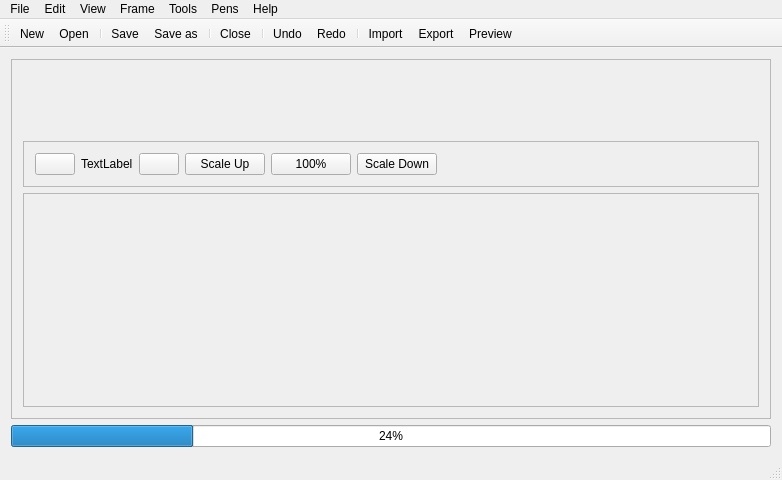
<?xml version="1.0" encoding="UTF-8"?>
<ui version="4.0">
 <class>MainWindow</class>
 <widget class="QMainWindow" name="MainWindow">
  <property name="geometry">
   <rect>
    <x>0</x>
    <y>0</y>
    <width>782</width>
    <height>480</height>
   </rect>
  </property>
  <property name="windowTitle">
   <string>Sprite editor (Nick Pershyn)</string>
  </property>
  <widget class="QWidget" name="centralWidget">
   <layout class="QVBoxLayout" name="verticalLayout">
    <item>
     <widget class="QFrame" name="mainFrame">
      <property name="frameShape">
       <enum>QFrame::StyledPanel</enum>
      </property>
      <property name="frameShadow">
       <enum>QFrame::Raised</enum>
      </property>
      <layout class="QVBoxLayout" name="verticalLayout_3">
       <item>
        <layout class="QVBoxLayout" name="verticalLayout_2">
         <item>
          <widget class="QLabel" name="viewPort">
           <property name="sizePolicy">
            <sizepolicy hsizetype="Fixed" vsizetype="Fixed">
             <horstretch>1</horstretch>
             <verstretch>1</verstretch>
            </sizepolicy>
           </property>
           <property name="minimumSize">
            <size>
             <width>0</width>
             <height>64</height>
            </size>
           </property>
           <property name="layoutDirection">
            <enum>Qt::LeftToRight</enum>
           </property>
           <property name="autoFillBackground">
            <bool>false</bool>
           </property>
           <property name="text">
            <string notr="true"/>
           </property>
           <property name="alignment">
            <set>Qt::AlignCenter</set>
           </property>
           <property name="textInteractionFlags">
            <set>Qt::NoTextInteraction</set>
           </property>
          </widget>
         </item>
         <item>
          <widget class="QFrame" name="projectArea">
           <property name="minimumSize">
            <size>
             <width>0</width>
             <height>32</height>
            </size>
           </property>
           <property name="frameShape">
            <enum>QFrame::StyledPanel</enum>
           </property>
           <property name="frameShadow">
            <enum>QFrame::Plain</enum>
           </property>
           <layout class="QHBoxLayout" name="horizontalLayout">
            <item>
             <widget class="QPushButton" name="prevFrameButton">
              <property name="text">
               <string/>
              </property>
              <property name="icon">
               <iconset resource="icons.qrc">
                <normaloff>:/icons/icons/go-previous.png</normaloff>:/icons/icons/go-previous.png</iconset>
              </property>
             </widget>
            </item>
            <item>
             <widget class="QLabel" name="frameNumberLabel">
              <property name="text">
               <string>TextLabel</string>
              </property>
             </widget>
            </item>
            <item>
             <widget class="QPushButton" name="nextFrameButton">
              <property name="text">
               <string/>
              </property>
              <property name="icon">
               <iconset resource="icons.qrc">
                <normaloff>:/icons/icons/go-next.png</normaloff>:/icons/icons/go-next.png</iconset>
              </property>
             </widget>
            </item>
            <item>
             <widget class="QPushButton" name="scaleUpButton">
              <property name="text">
               <string>Scale Up</string>
              </property>
             </widget>
            </item>
            <item>
             <widget class="QPushButton" name="originalSizeButton">
              <property name="text">
               <string>100%</string>
              </property>
             </widget>
            </item>
            <item>
             <widget class="QPushButton" name="scaleDownButton">
              <property name="text">
               <string>Scale Down</string>
              </property>
             </widget>
            </item>
            <item>
             <spacer name="horizontalSpacer">
              <property name="orientation">
               <enum>Qt::Horizontal</enum>
              </property>
              <property name="sizeHint" stdset="0">
               <size>
                <width>40</width>
                <height>20</height>
               </size>
              </property>
             </spacer>
            </item>
           </layout>
          </widget>
         </item>
         <item>
          <widget class="QScrollArea" name="scrollArea">
           <property name="widgetResizable">
            <bool>true</bool>
           </property>
           <widget class="QWidget" name="scrollAreaWidgetContents">
            <property name="geometry">
             <rect>
              <x>0</x>
              <y>0</y>
              <width>744</width>
              <height>228</height>
             </rect>
            </property>
           </widget>
          </widget>
         </item>
        </layout>
       </item>
      </layout>
     </widget>
    </item>
    <item>
     <widget class="QProgressBar" name="progressBar">
      <property name="value">
       <number>24</number>
      </property>
     </widget>
    </item>
   </layout>
  </widget>
  <widget class="QMenuBar" name="menuBar">
   <property name="geometry">
    <rect>
     <x>0</x>
     <y>0</y>
     <width>782</width>
     <height>18</height>
    </rect>
   </property>
   <widget class="QMenu" name="menuFile">
    <property name="title">
     <string>File</string>
    </property>
    <addaction name="actionNew"/>
    <addaction name="separator"/>
    <addaction name="actionOpen"/>
    <addaction name="actionSave"/>
    <addaction name="actionSave_as"/>
    <addaction name="separator"/>
    <addaction name="actionImport"/>
    <addaction name="actionExport"/>
    <addaction name="separator"/>
    <addaction name="actionClose"/>
    <addaction name="actionQuit"/>
   </widget>
   <widget class="QMenu" name="menuEdit">
    <property name="title">
     <string>Edit</string>
    </property>
    <addaction name="actionUndo"/>
    <addaction name="actionRedo"/>
    <addaction name="separator"/>
    <addaction name="actionCopy"/>
    <addaction name="actionCut"/>
    <addaction name="actionPaste"/>
   </widget>
   <widget class="QMenu" name="menuHelp">
    <property name="title">
     <string>Help</string>
    </property>
    <addaction name="actionAbout"/>
   </widget>
   <widget class="QMenu" name="menuView">
    <property name="title">
     <string>View</string>
    </property>
    <addaction name="actionPreview"/>
   </widget>
   <widget class="QMenu" name="menuPens">
    <property name="title">
     <string>Pens</string>
    </property>
    <addaction name="actionLine"/>
    <addaction name="actionPensil"/>
    <addaction name="actionEllipse"/>
    <addaction name="actionText"/>
    <addaction name="actionEraser"/>
    <addaction name="actionSet_color"/>
   </widget>
   <widget class="QMenu" name="menuTools">
    <property name="title">
     <string>Tools</string>
    </property>
    <addaction name="actionPens"/>
    <addaction name="actionCommon"/>
   </widget>
   <widget class="QMenu" name="menuFrame">
    <property name="title">
     <string>Frame</string>
    </property>
    <addaction name="actionInsert_empty_frame"/>
    <addaction name="actionDelete_current_frame"/>
   </widget>
   <addaction name="menuFile"/>
   <addaction name="menuEdit"/>
   <addaction name="menuView"/>
   <addaction name="menuFrame"/>
   <addaction name="menuTools"/>
   <addaction name="menuPens"/>
   <addaction name="menuHelp"/>
  </widget>
  <widget class="QToolBar" name="mainToolBar">
   <attribute name="toolBarArea">
    <enum>TopToolBarArea</enum>
   </attribute>
   <attribute name="toolBarBreak">
    <bool>false</bool>
   </attribute>
   <addaction name="actionNew"/>
   <addaction name="actionOpen"/>
   <addaction name="separator"/>
   <addaction name="actionSave"/>
   <addaction name="actionSave_as"/>
   <addaction name="separator"/>
   <addaction name="actionClose"/>
   <addaction name="separator"/>
   <addaction name="actionUndo"/>
   <addaction name="actionRedo"/>
   <addaction name="separator"/>
   <addaction name="actionImport"/>
   <addaction name="actionExport"/>
   <addaction name="actionPreview"/>
  </widget>
  <widget class="QStatusBar" name="statusBar"/>
  <action name="actionOpen">
   <property name="icon">
    <iconset resource="icons.qrc">
     <normaloff>:/icons/icons/document-open.png</normaloff>:/icons/icons/document-open.png</iconset>
   </property>
   <property name="text">
    <string>Open</string>
   </property>
   <property name="shortcut">
    <string>Ctrl+O</string>
   </property>
  </action>
  <action name="actionSave">
   <property name="icon">
    <iconset resource="icons.qrc">
     <normaloff>:/icons/icons/document-save.png</normaloff>:/icons/icons/document-save.png</iconset>
   </property>
   <property name="text">
    <string>Save</string>
   </property>
   <property name="shortcut">
    <string>Ctrl+S</string>
   </property>
  </action>
  <action name="actionImport">
   <property name="icon">
    <iconset resource="icons.qrc">
     <normaloff>:/icons/icons/document-import.png</normaloff>:/icons/icons/document-import.png</iconset>
   </property>
   <property name="text">
    <string>Import</string>
   </property>
  </action>
  <action name="actionExport">
   <property name="icon">
    <iconset resource="icons.qrc">
     <normaloff>:/icons/icons/document-export.png</normaloff>:/icons/icons/document-export.png</iconset>
   </property>
   <property name="text">
    <string>Export</string>
   </property>
  </action>
  <action name="actionQuit">
   <property name="icon">
    <iconset resource="icons.qrc">
     <normaloff>:/icons/icons/application-exit.png</normaloff>:/icons/icons/application-exit.png</iconset>
   </property>
   <property name="text">
    <string>Quit</string>
   </property>
   <property name="shortcut">
    <string>Ctrl+Q</string>
   </property>
  </action>
  <action name="actionUndo">
   <property name="icon">
    <iconset resource="icons.qrc">
     <normaloff>:/icons/icons/edit-undo.png</normaloff>:/icons/icons/edit-undo.png</iconset>
   </property>
   <property name="text">
    <string>Undo</string>
   </property>
  </action>
  <action name="actionRedo">
   <property name="icon">
    <iconset resource="icons.qrc">
     <normaloff>:/icons/icons/edit-redo.png</normaloff>:/icons/icons/edit-redo.png</iconset>
   </property>
   <property name="text">
    <string>Redo</string>
   </property>
  </action>
  <action name="actionCopy">
   <property name="icon">
    <iconset resource="icons.qrc">
     <normaloff>:/icons/icons/edit-copy.png</normaloff>:/icons/icons/edit-copy.png</iconset>
   </property>
   <property name="text">
    <string>Copy</string>
   </property>
  </action>
  <action name="actionCut">
   <property name="icon">
    <iconset resource="icons.qrc">
     <normaloff>:/icons/icons/edit-cut.png</normaloff>:/icons/icons/edit-cut.png</iconset>
   </property>
   <property name="text">
    <string>Cut</string>
   </property>
  </action>
  <action name="actionPaste">
   <property name="icon">
    <iconset resource="icons.qrc">
     <normaloff>:/icons/icons/edit-paste.png</normaloff>:/icons/icons/edit-paste.png</iconset>
   </property>
   <property name="text">
    <string>Paste</string>
   </property>
  </action>
  <action name="actionNew">
   <property name="icon">
    <iconset resource="icons.qrc">
     <normaloff>:/icons/icons/document-new.png</normaloff>:/icons/icons/document-new.png</iconset>
   </property>
   <property name="text">
    <string>New</string>
   </property>
   <property name="shortcut">
    <string>Ctrl+N</string>
   </property>
  </action>
  <action name="actionSave_as">
   <property name="icon">
    <iconset resource="icons.qrc">
     <normaloff>:/icons/icons/document-save-as.png</normaloff>:/icons/icons/document-save-as.png</iconset>
   </property>
   <property name="text">
    <string>Save as...</string>
   </property>
  </action>
  <action name="actionClose">
   <property name="text">
    <string>Close</string>
   </property>
  </action>
  <action name="actionAbout">
   <property name="text">
    <string>About</string>
   </property>
  </action>
  <action name="actionPreview">
   <property name="icon">
    <iconset resource="icons.qrc">
     <normaloff>:/icons/icons/document-preview.png</normaloff>:/icons/icons/document-preview.png</iconset>
   </property>
   <property name="text">
    <string>Preview</string>
   </property>
  </action>
  <action name="actionLine">
   <property name="text">
    <string>Line</string>
   </property>
  </action>
  <action name="actionPensil">
   <property name="text">
    <string>Pensil</string>
   </property>
  </action>
  <action name="actionEllipse">
   <property name="text">
    <string>Ellipse</string>
   </property>
  </action>
  <action name="actionText">
   <property name="text">
    <string>Text</string>
   </property>
  </action>
  <action name="actionEraser">
   <property name="text">
    <string>Eraser</string>
   </property>
  </action>
  <action name="actionPens">
   <property name="checkable">
    <bool>true</bool>
   </property>
   <property name="checked">
    <bool>false</bool>
   </property>
   <property name="text">
    <string>Pens</string>
   </property>
  </action>
  <action name="actionCommon">
   <property name="checkable">
    <bool>true</bool>
   </property>
   <property name="checked">
    <bool>true</bool>
   </property>
   <property name="text">
    <string>Common</string>
   </property>
  </action>
  <action name="actionInsert_empty_frame">
   <property name="text">
    <string>Insert empty frame</string>
   </property>
  </action>
  <action name="actionDelete_current_frame">
   <property name="text">
    <string>Delete current frame</string>
   </property>
  </action>
  <action name="actionSet_color">
   <property name="text">
    <string>Set color</string>
   </property>
  </action>
 </widget>
 <layoutdefault spacing="6" margin="11"/>
 <resources>
  <include location="icons.qrc"/>
 </resources>
 <connections>
  <connection>
   <sender>actionQuit</sender>
   <signal>triggered()</signal>
   <receiver>MainWindow</receiver>
   <slot>close()</slot>
   <hints>
    <hint type="sourcelabel">
     <x>-1</x>
     <y>-1</y>
    </hint>
    <hint type="destinationlabel">
     <x>199</x>
     <y>149</y>
    </hint>
   </hints>
  </connection>
 </connections>
</ui>
